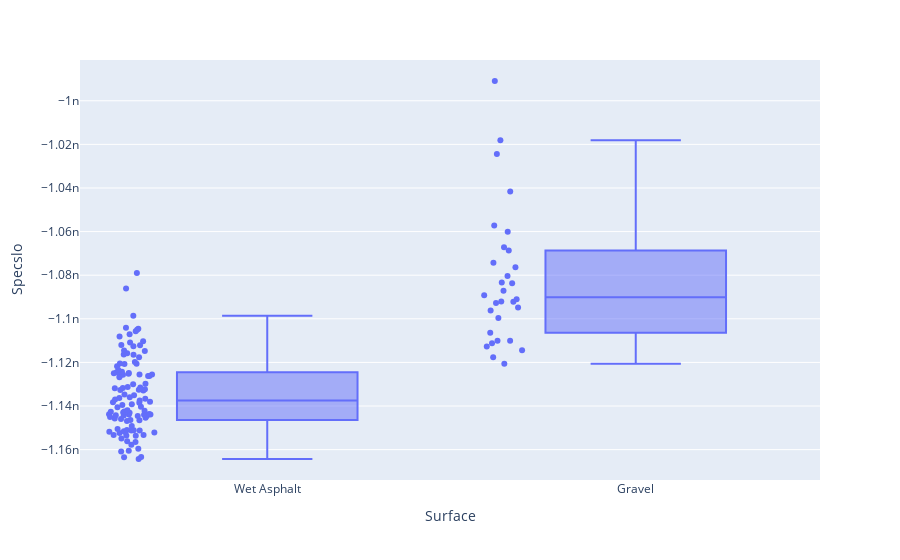

Write notebook code for a chart like this one.
### Code cell
fig = px.box(alldf, x="Surface", y="Specslo", points = 'all')
fig.show()

### Figure 1 — Plotly figure (JSON) as saved in the notebook; plotly's stock layout.template omitted (floating-point values rounded to 4 significant figures; data arrays with more than 128 entries replaced by an {"elided": "..."} marker saying what was removed)
{"data": [{"alignmentgroup": "True", "boxpoints": "all", "hovertemplate": "Surface=%{x}<br>Specslo=%{y}<extra></extra>", "legendgroup": "", "marker": {"color": "#636efa"}, "name": "", "notched": false, "offsetgroup": "", "orientation": "v", "showlegend": false, "type": "box", "x": {"elided": "139 str values"}, "x0": " ", "xaxis": "x", "y": {"elided": "139 float values"}, "y0": " ", "yaxis": "y"}], "layout": {"boxmode": "group", "legend": {"tracegroupgap": 0}, "margin": {"t": 60}, "xaxis": {"anchor": "y", "domain": [0, 1], "title": {"text": "Surface"}}, "yaxis": {"anchor": "x", "domain": [0, 1], "title": {"text": "Specslo"}}}}
